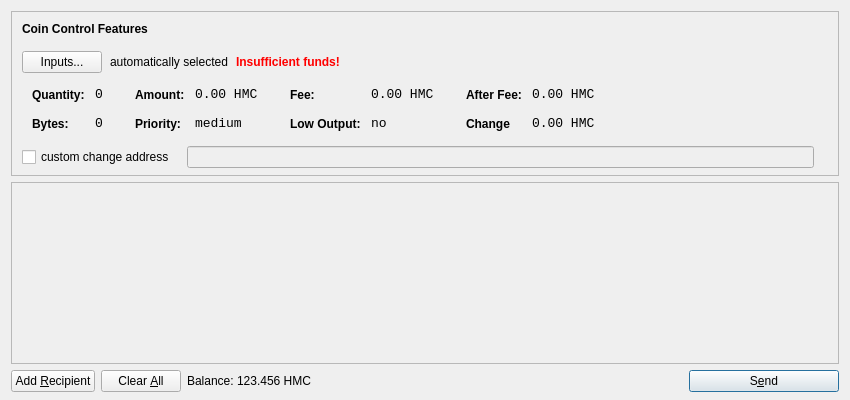
<?xml version="1.0" encoding="UTF-8"?>
<ui version="4.0">
 <class>SendCoinsDialog</class>
 <widget class="QDialog" name="SendCoinsDialog">
  <property name="geometry">
   <rect>
    <x>0</x>
    <y>0</y>
    <width>850</width>
    <height>400</height>
   </rect>
  </property>
  <property name="windowTitle">
   <string>Send Coins</string>
  </property>
  <layout class="QVBoxLayout" name="verticalLayout" stretch="0,1,0">
   <property name="bottomMargin">
    <number>8</number>
   </property>
   <item>
    <widget class="QFrame" name="frameCoinControl">
     <property name="sizePolicy">
      <sizepolicy hsizetype="Expanding" vsizetype="Expanding">
       <horstretch>0</horstretch>
       <verstretch>0</verstretch>
      </sizepolicy>
     </property>
     <property name="maximumSize">
      <size>
       <width>16777215</width>
       <height>16777215</height>
      </size>
     </property>
     <property name="frameShape">
      <enum>QFrame::StyledPanel</enum>
     </property>
     <property name="frameShadow">
      <enum>QFrame::Sunken</enum>
     </property>
     <layout class="QVBoxLayout" name="verticalLayoutCoinControl2">
      <property name="spacing">
       <number>-1</number>
      </property>
      <property name="leftMargin">
       <number>0</number>
      </property>
      <property name="topMargin">
       <number>0</number>
      </property>
      <property name="rightMargin">
       <number>0</number>
      </property>
      <property name="bottomMargin">
       <number>6</number>
      </property>
      <item>
       <layout class="QVBoxLayout" name="verticalLayoutCoinControl" stretch="0,0,0,0,1">
        <property name="spacing">
         <number>0</number>
        </property>
        <property name="leftMargin">
         <number>10</number>
        </property>
        <property name="topMargin">
         <number>10</number>
        </property>
        <item>
         <layout class="QHBoxLayout" name="horizontalLayoutCoinControl1">
          <property name="bottomMargin">
           <number>15</number>
          </property>
          <item>
           <widget class="QLabel" name="labelCoinControlFeatures">
            <property name="sizePolicy">
             <sizepolicy hsizetype="Preferred" vsizetype="Maximum">
              <horstretch>0</horstretch>
              <verstretch>0</verstretch>
             </sizepolicy>
            </property>
            <property name="font">
             <font>
              <weight>75</weight>
              <bold>true</bold>
             </font>
            </property>
            <property name="styleSheet">
             <string notr="true">font-weight:bold;</string>
            </property>
            <property name="text">
             <string>Coin Control Features</string>
            </property>
           </widget>
          </item>
         </layout>
        </item>
        <item>
         <layout class="QHBoxLayout" name="horizontalLayoutCoinControl2" stretch="0,0,0,0">
          <property name="spacing">
           <number>8</number>
          </property>
          <property name="bottomMargin">
           <number>10</number>
          </property>
          <item>
           <widget class="QPushButton" name="pushButtonCoinControl">
            <property name="styleSheet">
             <string notr="true"/>
            </property>
            <property name="text">
             <string>Inputs...</string>
            </property>
           </widget>
          </item>
          <item>
           <widget class="QLabel" name="labelCoinControlAutomaticallySelected">
            <property name="text">
             <string>automatically selected</string>
            </property>
            <property name="margin">
             <number>5</number>
            </property>
           </widget>
          </item>
          <item>
           <widget class="QLabel" name="labelCoinControlInsuffFunds">
            <property name="font">
             <font>
              <weight>75</weight>
              <bold>true</bold>
             </font>
            </property>
            <property name="styleSheet">
             <string notr="true">color:red;font-weight:bold;</string>
            </property>
            <property name="text">
             <string>Insufficient funds!</string>
            </property>
            <property name="margin">
             <number>5</number>
            </property>
           </widget>
          </item>
          <item>
           <spacer name="horizontalSpacerCoinControl">
            <property name="orientation">
             <enum>Qt::Horizontal</enum>
            </property>
            <property name="sizeHint" stdset="0">
             <size>
              <width>40</width>
              <height>1</height>
             </size>
            </property>
           </spacer>
          </item>
         </layout>
        </item>
        <item>
         <widget class="QWidget" name="widgetCoinControl" native="true">
          <property name="sizePolicy">
           <sizepolicy hsizetype="Preferred" vsizetype="Preferred">
            <horstretch>0</horstretch>
            <verstretch>0</verstretch>
           </sizepolicy>
          </property>
          <property name="minimumSize">
           <size>
            <width>0</width>
            <height>0</height>
           </size>
          </property>
          <property name="styleSheet">
           <string notr="true"/>
          </property>
          <layout class="QHBoxLayout" name="horizontalLayoutCoinControl5">
           <property name="margin">
            <number>0</number>
           </property>
           <item>
            <layout class="QHBoxLayout" name="horizontalLayoutCoinControl3" stretch="0,0,0,1">
             <property name="spacing">
              <number>20</number>
             </property>
             <property name="topMargin">
              <number>0</number>
             </property>
             <property name="bottomMargin">
              <number>10</number>
             </property>
             <item>
              <layout class="QFormLayout" name="formLayoutCoinControl1">
               <property name="horizontalSpacing">
                <number>10</number>
               </property>
               <property name="verticalSpacing">
                <number>14</number>
               </property>
               <property name="leftMargin">
                <number>10</number>
               </property>
               <property name="topMargin">
                <number>4</number>
               </property>
               <property name="rightMargin">
                <number>6</number>
               </property>
               <item row="0" column="0">
                <widget class="QLabel" name="labelCoinControlQuantityText">
                 <property name="styleSheet">
                  <string notr="true">font-weight:bold;</string>
                 </property>
                 <property name="text">
                  <string>Quantity:</string>
                 </property>
                 <property name="margin">
                  <number>0</number>
                 </property>
                </widget>
               </item>
               <item row="0" column="1">
                <widget class="QLabel" name="labelCoinControlQuantity">
                 <property name="font">
                  <font>
                   <family>Monospace</family>
                   <pointsize>10</pointsize>
                  </font>
                 </property>
                 <property name="cursor">
                  <cursorShape>IBeamCursor</cursorShape>
                 </property>
                 <property name="contextMenuPolicy">
                  <enum>Qt::ActionsContextMenu</enum>
                 </property>
                 <property name="text">
                  <string>0</string>
                 </property>
                 <property name="margin">
                  <number>0</number>
                 </property>
                 <property name="textInteractionFlags">
                  <set>Qt::LinksAccessibleByMouse|Qt::TextSelectableByKeyboard|Qt::TextSelectableByMouse</set>
                 </property>
                </widget>
               </item>
               <item row="1" column="0">
                <widget class="QLabel" name="labelCoinControlBytesText">
                 <property name="styleSheet">
                  <string notr="true">font-weight:bold;</string>
                 </property>
                 <property name="text">
                  <string>Bytes:</string>
                 </property>
                </widget>
               </item>
               <item row="1" column="1">
                <widget class="QLabel" name="labelCoinControlBytes">
                 <property name="font">
                  <font>
                   <family>Monospace</family>
                   <pointsize>10</pointsize>
                  </font>
                 </property>
                 <property name="cursor">
                  <cursorShape>IBeamCursor</cursorShape>
                 </property>
                 <property name="contextMenuPolicy">
                  <enum>Qt::ActionsContextMenu</enum>
                 </property>
                 <property name="text">
                  <string>0</string>
                 </property>
                 <property name="textInteractionFlags">
                  <set>Qt::LinksAccessibleByMouse|Qt::TextSelectableByKeyboard|Qt::TextSelectableByMouse</set>
                 </property>
                </widget>
               </item>
              </layout>
             </item>
             <item>
              <layout class="QFormLayout" name="formLayoutCoinControl2">
               <property name="horizontalSpacing">
                <number>10</number>
               </property>
               <property name="verticalSpacing">
                <number>14</number>
               </property>
               <property name="leftMargin">
                <number>6</number>
               </property>
               <property name="topMargin">
                <number>4</number>
               </property>
               <property name="rightMargin">
                <number>6</number>
               </property>
               <item row="0" column="0">
                <widget class="QLabel" name="labelCoinControlAmountText">
                 <property name="styleSheet">
                  <string notr="true">font-weight:bold;</string>
                 </property>
                 <property name="text">
                  <string>Amount:</string>
                 </property>
                 <property name="margin">
                  <number>0</number>
                 </property>
                </widget>
               </item>
               <item row="0" column="1">
                <widget class="QLabel" name="labelCoinControlAmount">
                 <property name="font">
                  <font>
                   <family>Monospace</family>
                   <pointsize>10</pointsize>
                  </font>
                 </property>
                 <property name="cursor">
                  <cursorShape>IBeamCursor</cursorShape>
                 </property>
                 <property name="contextMenuPolicy">
                  <enum>Qt::ActionsContextMenu</enum>
                 </property>
                 <property name="text">
                  <string>0.00 HMC</string>
                 </property>
                 <property name="textInteractionFlags">
                  <set>Qt::LinksAccessibleByMouse|Qt::TextSelectableByKeyboard|Qt::TextSelectableByMouse</set>
                 </property>
                </widget>
               </item>
               <item row="1" column="0">
                <widget class="QLabel" name="labelCoinControlPriorityText">
                 <property name="styleSheet">
                  <string notr="true">font-weight:bold;</string>
                 </property>
                 <property name="text">
                  <string>Priority:</string>
                 </property>
                </widget>
               </item>
               <item row="1" column="1">
                <widget class="QLabel" name="labelCoinControlPriority">
                 <property name="font">
                  <font>
                   <family>Monospace</family>
                   <pointsize>10</pointsize>
                  </font>
                 </property>
                 <property name="cursor">
                  <cursorShape>IBeamCursor</cursorShape>
                 </property>
                 <property name="contextMenuPolicy">
                  <enum>Qt::ActionsContextMenu</enum>
                 </property>
                 <property name="text">
                  <string>medium</string>
                 </property>
                 <property name="textInteractionFlags">
                  <set>Qt::LinksAccessibleByMouse|Qt::TextSelectableByKeyboard|Qt::TextSelectableByMouse</set>
                 </property>
                </widget>
               </item>
              </layout>
             </item>
             <item>
              <layout class="QFormLayout" name="formLayoutCoinControl3">
               <property name="horizontalSpacing">
                <number>10</number>
               </property>
               <property name="verticalSpacing">
                <number>14</number>
               </property>
               <property name="leftMargin">
                <number>6</number>
               </property>
               <property name="topMargin">
                <number>4</number>
               </property>
               <property name="rightMargin">
                <number>6</number>
               </property>
               <item row="0" column="0">
                <widget class="QLabel" name="labelCoinControlFeeText">
                 <property name="styleSheet">
                  <string notr="true">font-weight:bold;</string>
                 </property>
                 <property name="text">
                  <string>Fee:</string>
                 </property>
                 <property name="margin">
                  <number>0</number>
                 </property>
                </widget>
               </item>
               <item row="0" column="1">
                <widget class="QLabel" name="labelCoinControlFee">
                 <property name="font">
                  <font>
                   <family>Monospace</family>
                   <pointsize>10</pointsize>
                  </font>
                 </property>
                 <property name="cursor">
                  <cursorShape>IBeamCursor</cursorShape>
                 </property>
                 <property name="contextMenuPolicy">
                  <enum>Qt::ActionsContextMenu</enum>
                 </property>
                 <property name="text">
                  <string>0.00 HMC</string>
                 </property>
                 <property name="textInteractionFlags">
                  <set>Qt::LinksAccessibleByMouse|Qt::TextSelectableByKeyboard|Qt::TextSelectableByMouse</set>
                 </property>
                </widget>
               </item>
               <item row="1" column="0">
                <widget class="QLabel" name="labelCoinControlLowOutputText">
                 <property name="styleSheet">
                  <string notr="true">font-weight:bold;</string>
                 </property>
                 <property name="text">
                  <string>Low Output:</string>
                 </property>
                </widget>
               </item>
               <item row="1" column="1">
                <widget class="QLabel" name="labelCoinControlLowOutput">
                 <property name="font">
                  <font>
                   <family>Monospace</family>
                   <pointsize>10</pointsize>
                  </font>
                 </property>
                 <property name="cursor">
                  <cursorShape>IBeamCursor</cursorShape>
                 </property>
                 <property name="contextMenuPolicy">
                  <enum>Qt::ActionsContextMenu</enum>
                 </property>
                 <property name="text">
                  <string>no</string>
                 </property>
                 <property name="textInteractionFlags">
                  <set>Qt::LinksAccessibleByMouse|Qt::TextSelectableByKeyboard|Qt::TextSelectableByMouse</set>
                 </property>
                </widget>
               </item>
              </layout>
             </item>
             <item>
              <layout class="QFormLayout" name="formLayoutCoinControl4">
               <property name="horizontalSpacing">
                <number>10</number>
               </property>
               <property name="verticalSpacing">
                <number>14</number>
               </property>
               <property name="leftMargin">
                <number>6</number>
               </property>
               <property name="topMargin">
                <number>4</number>
               </property>
               <property name="rightMargin">
                <number>6</number>
               </property>
               <item row="0" column="0">
                <widget class="QLabel" name="labelCoinControlAfterFeeText">
                 <property name="styleSheet">
                  <string notr="true">font-weight:bold;</string>
                 </property>
                 <property name="text">
                  <string>After Fee:</string>
                 </property>
                 <property name="margin">
                  <number>0</number>
                 </property>
                </widget>
               </item>
               <item row="0" column="1">
                <widget class="QLabel" name="labelCoinControlAfterFee">
                 <property name="font">
                  <font>
                   <family>Monospace</family>
                   <pointsize>10</pointsize>
                  </font>
                 </property>
                 <property name="cursor">
                  <cursorShape>IBeamCursor</cursorShape>
                 </property>
                 <property name="contextMenuPolicy">
                  <enum>Qt::ActionsContextMenu</enum>
                 </property>
                 <property name="text">
                  <string>0.00 HMC</string>
                 </property>
                 <property name="textInteractionFlags">
                  <set>Qt::LinksAccessibleByMouse|Qt::TextSelectableByKeyboard|Qt::TextSelectableByMouse</set>
                 </property>
                </widget>
               </item>
               <item row="1" column="0">
                <widget class="QLabel" name="labelCoinControlChangeText">
                 <property name="styleSheet">
                  <string notr="true">font-weight:bold;</string>
                 </property>
                 <property name="text">
                  <string>Change</string>
                 </property>
                </widget>
               </item>
               <item row="1" column="1">
                <widget class="QLabel" name="labelCoinControlChange">
                 <property name="font">
                  <font>
                   <family>Monospace</family>
                   <pointsize>10</pointsize>
                  </font>
                 </property>
                 <property name="cursor">
                  <cursorShape>IBeamCursor</cursorShape>
                 </property>
                 <property name="contextMenuPolicy">
                  <enum>Qt::ActionsContextMenu</enum>
                 </property>
                 <property name="text">
                  <string>0.00 HMC</string>
                 </property>
                 <property name="textInteractionFlags">
                  <set>Qt::LinksAccessibleByMouse|Qt::TextSelectableByKeyboard|Qt::TextSelectableByMouse</set>
                 </property>
                </widget>
               </item>
              </layout>
             </item>
            </layout>
           </item>
          </layout>
         </widget>
        </item>
        <item>
         <layout class="QHBoxLayout" name="horizontalLayoutCoinControl4" stretch="0,0,0">
          <property name="spacing">
           <number>12</number>
          </property>
          <property name="sizeConstraint">
           <enum>QLayout::SetDefaultConstraint</enum>
          </property>
          <property name="topMargin">
           <number>5</number>
          </property>
          <property name="rightMargin">
           <number>5</number>
          </property>
          <item>
           <widget class="QCheckBox" name="checkBoxCoinControlChange">
            <property name="text">
             <string>custom change address</string>
            </property>
           </widget>
          </item>
          <item>
           <widget class="QLineEdit" name="lineEditCoinControlChange">
            <property name="enabled">
             <bool>false</bool>
            </property>
            <property name="sizePolicy">
             <sizepolicy hsizetype="Expanding" vsizetype="Fixed">
              <horstretch>0</horstretch>
              <verstretch>0</verstretch>
             </sizepolicy>
            </property>
           </widget>
          </item>
          <item>
           <widget class="QLabel" name="labelCoinControlChangeLabel">
            <property name="sizePolicy">
             <sizepolicy hsizetype="Preferred" vsizetype="Expanding">
              <horstretch>0</horstretch>
              <verstretch>0</verstretch>
             </sizepolicy>
            </property>
            <property name="minimumSize">
             <size>
              <width>0</width>
              <height>0</height>
             </size>
            </property>
            <property name="text">
             <string/>
            </property>
            <property name="margin">
             <number>3</number>
            </property>
           </widget>
          </item>
         </layout>
        </item>
        <item>
         <spacer name="verticalSpacerCoinControl">
          <property name="orientation">
           <enum>Qt::Vertical</enum>
          </property>
          <property name="sizeHint" stdset="0">
           <size>
            <width>800</width>
            <height>1</height>
           </size>
          </property>
         </spacer>
        </item>
       </layout>
      </item>
     </layout>
    </widget>
   </item>
   <item>
    <widget class="QScrollArea" name="scrollArea">
     <property name="widgetResizable">
      <bool>true</bool>
     </property>
     <widget class="QWidget" name="scrollAreaWidgetContents">
      <property name="geometry">
       <rect>
        <x>0</x>
        <y>0</y>
        <width>830</width>
        <height>165</height>
       </rect>
      </property>
      <layout class="QVBoxLayout" name="verticalLayout_2">
       <property name="margin">
        <number>0</number>
       </property>
       <item>
        <layout class="QVBoxLayout" name="entries">
         <property name="spacing">
          <number>6</number>
         </property>
        </layout>
       </item>
       <item>
        <spacer name="verticalSpacer">
         <property name="orientation">
          <enum>Qt::Vertical</enum>
         </property>
         <property name="sizeHint" stdset="0">
          <size>
           <width>20</width>
           <height>40</height>
          </size>
         </property>
        </spacer>
       </item>
      </layout>
     </widget>
    </widget>
   </item>
   <item>
    <layout class="QHBoxLayout" name="horizontalLayout">
     <item>
      <widget class="QPushButton" name="addButton">
       <property name="toolTip">
        <string>Send to multiple recipients at once</string>
       </property>
       <property name="text">
        <string>Add &amp;Recipient</string>
       </property>
       <property name="icon">
        <iconset resource="../bitcoin.qrc">
         <normaloff>:/icons/add</normaloff>:/icons/add</iconset>
       </property>
       <property name="autoDefault">
        <bool>false</bool>
       </property>
      </widget>
     </item>
     <item>
      <widget class="QPushButton" name="clearButton">
       <property name="sizePolicy">
        <sizepolicy hsizetype="Minimum" vsizetype="Fixed">
         <horstretch>0</horstretch>
         <verstretch>0</verstretch>
        </sizepolicy>
       </property>
       <property name="toolTip">
        <string>Remove all transaction fields</string>
       </property>
       <property name="text">
        <string>Clear &amp;All</string>
       </property>
       <property name="icon">
        <iconset resource="../bitcoin.qrc">
         <normaloff>:/icons/remove</normaloff>:/icons/remove</iconset>
       </property>
       <property name="autoRepeatDelay">
        <number>300</number>
       </property>
       <property name="autoDefault">
        <bool>false</bool>
       </property>
      </widget>
     </item>
     <item>
      <layout class="QHBoxLayout" name="horizontalLayout_2">
       <property name="spacing">
        <number>3</number>
       </property>
       <item>
        <widget class="QLabel" name="label">
         <property name="sizePolicy">
          <sizepolicy hsizetype="Preferred" vsizetype="Fixed">
           <horstretch>0</horstretch>
           <verstretch>0</verstretch>
          </sizepolicy>
         </property>
         <property name="text">
          <string>Balance:</string>
         </property>
        </widget>
       </item>
       <item>
        <widget class="QLabel" name="labelBalance">
         <property name="sizePolicy">
          <sizepolicy hsizetype="Preferred" vsizetype="Fixed">
           <horstretch>0</horstretch>
           <verstretch>0</verstretch>
          </sizepolicy>
         </property>
         <property name="cursor">
          <cursorShape>IBeamCursor</cursorShape>
         </property>
         <property name="text">
          <string>123.456 HMC</string>
         </property>
         <property name="textInteractionFlags">
          <set>Qt::LinksAccessibleByMouse|Qt::TextSelectableByKeyboard|Qt::TextSelectableByMouse</set>
         </property>
        </widget>
       </item>
      </layout>
     </item>
     <item>
      <spacer name="horizontalSpacer">
       <property name="orientation">
        <enum>Qt::Horizontal</enum>
       </property>
       <property name="sizeHint" stdset="0">
        <size>
         <width>40</width>
         <height>20</height>
        </size>
       </property>
      </spacer>
     </item>
     <item>
      <widget class="QPushButton" name="sendButton">
       <property name="minimumSize">
        <size>
         <width>150</width>
         <height>0</height>
        </size>
       </property>
       <property name="toolTip">
        <string>Confirm the send action</string>
       </property>
       <property name="text">
        <string>S&amp;end</string>
       </property>
       <property name="icon">
        <iconset resource="../bitcoin.qrc">
         <normaloff>:/icons/send</normaloff>:/icons/send</iconset>
       </property>
       <property name="default">
        <bool>true</bool>
       </property>
      </widget>
     </item>
    </layout>
   </item>
  </layout>
 </widget>
 <resources>
  <include location="../bitcoin.qrc"/>
 </resources>
 <connections/>
</ui>
